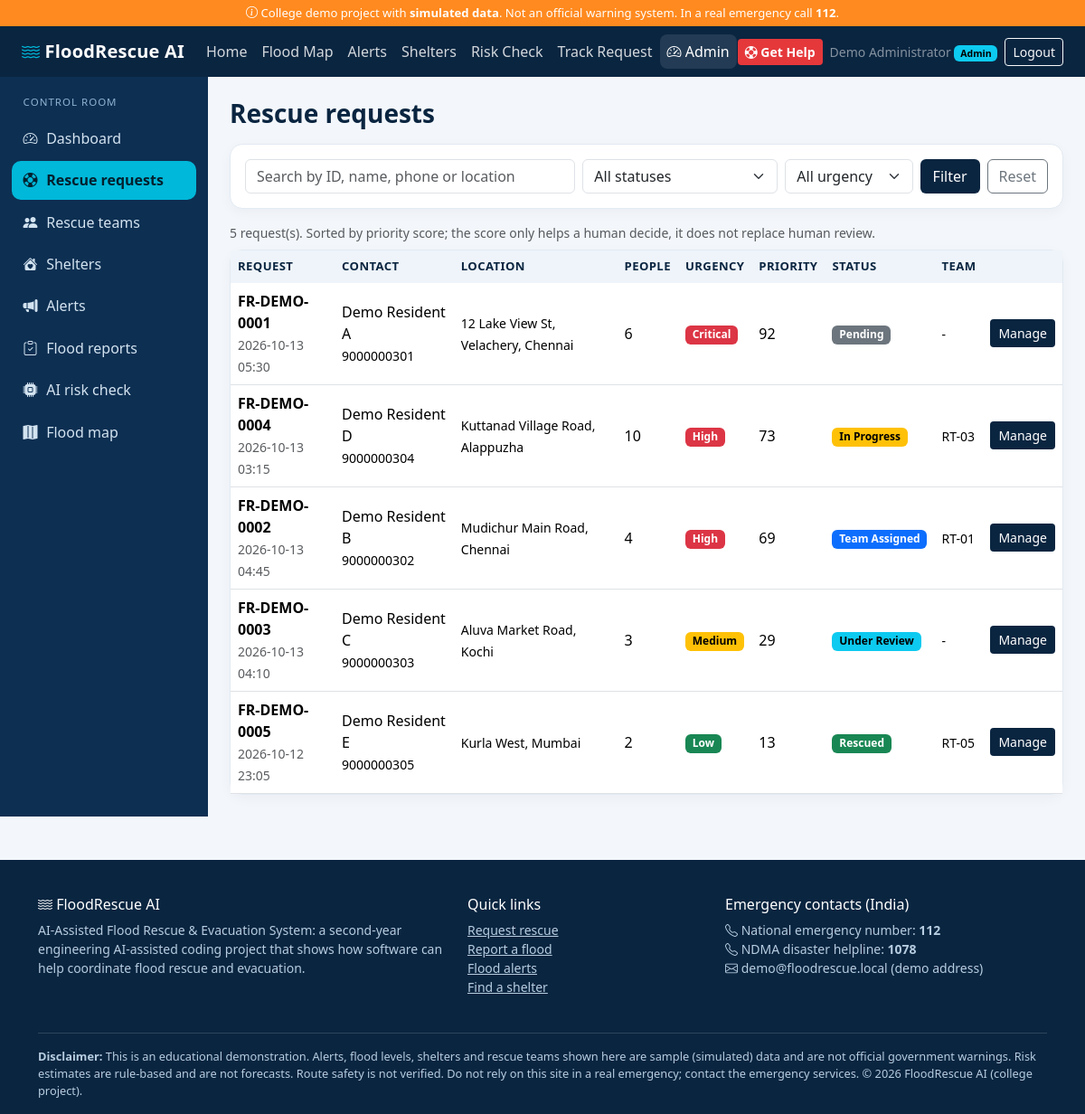
Screenshot of /admin/requests (signed in) with the database file from the repository.
### tables this page shows
CREATE TABLE users (
    id INTEGER PRIMARY KEY AUTOINCREMENT,
    name TEXT NOT NULL,
    email TEXT NOT NULL UNIQUE,
    phone TEXT NOT NULL,
    password_hash TEXT NOT NULL,
    role TEXT NOT NULL DEFAULT 'user',
    created_at TEXT NOT NULL
);

CREATE TABLE rescue_requests (
    id INTEGER PRIMARY KEY AUTOINCREMENT,
    request_id TEXT NOT NULL UNIQUE,
    user_id INTEGER,
    name TEXT NOT NULL,
    phone TEXT NOT NULL,
    location TEXT NOT NULL,
    latitude REAL,
    longitude REAL,
    people_count INTEGER NOT NULL,
    description TEXT NOT NULL,
    urgency TEXT NOT NULL,
    special_needs TEXT,
    priority_score INTEGER NOT NULL DEFAULT 0,
    is_urgent INTEGER NOT NULL DEFAULT 0,
    status TEXT NOT NULL DEFAULT 'Pending',
    team_id INTEGER REFERENCES rescue_teams(id),
    created_at TEXT NOT NULL,
    updated_at TEXT NOT NULL
);

CREATE TABLE rescue_teams (
    id INTEGER PRIMARY KEY AUTOINCREMENT,
    team_code TEXT NOT NULL UNIQUE,
    name TEXT NOT NULL,
    leader TEXT NOT NULL,
    phone TEXT NOT NULL,
    members INTEGER NOT NULL DEFAULT 5,
    base_location TEXT,
    status TEXT NOT NULL DEFAULT 'Available'
);

### app.py (the view)
@app.route("/admin/requests")
@admin_required
def rescue_management():
    q = request.args.get("q", "").strip()
    status = request.args.get("status", "")
    urgency = request.args.get("urgency", "")
    sql = ("SELECT r.*, t.name AS team_name, t.team_code FROM rescue_requests r "
           "LEFT JOIN rescue_teams t ON r.team_id=t.id WHERE 1=1")
    args = []
    if q:
        sql += " AND (r.request_id LIKE ? OR r.name LIKE ? OR r.location LIKE ? OR r.phone LIKE ?)"
        args += [f"%{q}%"] * 4
    if status in STATUSES:
        sql += " AND r.status=?"
        args.append(status)
    if urgency in URGENCY_LEVELS:
        sql += " AND r.urgency=?"
        args.append(urgency)
    sql += (" ORDER BY CASE WHEN r.status IN ('Rescued','Closed') THEN 1 ELSE 0 END, "
            "r.priority_score DESC, r.created_at DESC")
    return render_template("rescue_management.html", requests=query(sql, args), q=q, status=status, urgency=urgency)

### app.py (called while the page is built)
@app.before_request
def load_user_and_check_csrf():
    if "csrf_token" not in session:
        session["csrf_token"] = secrets.token_hex(16)
    g.user = None
    if session.get("user_id"):
        g.user = query("SELECT id,name,email,phone,role FROM users WHERE id=?", (session["user_id"],), one=True)
        if g.user is None:
            session.pop("user_id", None)
    if request.method == "POST":
        token = request.form.get("csrf_token") or request.headers.get("X-CSRF-Token") or ""
        if not secrets.compare_digest(token, session.get("csrf_token", "")):
            abort(400, "Your session expired or the form was invalid. Please reload the page and try again.")

@app.context_processor
def inject_globals():
    return dict(csrf_token=session.get("csrf_token", ""), current_user=g.get("user"),
                STATUSES=STATUSES, URGENCY_LEVELS=URGENCY_LEVELS, year=datetime.now().year)

def admin_required(view):
    @wraps(view)
    def wrapped(*args, **kwargs):
        if g.user is None:
            flash("Please log in as an administrator.", "warning")
            return redirect(url_for("login", next=request.path))
        if g.user["role"] != "admin":
            abort(403)
        return view(*args, **kwargs)
    return wrapped

@app.template_filter("badge")
def badge_filter(value):
    return BADGE_COLORS.get(value, "secondary")

### db.py (called while the page is built)
def get_db():
    if "db" not in g:
        g.db = sqlite3.connect(DB_PATH)
        g.db.row_factory = sqlite3.Row
        g.db.execute("PRAGMA foreign_keys = ON")
    return g.db

def query(sql, args=(), one=False):
    cur = get_db().execute(sql, args)
    rows = cur.fetchall()
    cur.close()
    if one:
        return rows[0] if rows else None
    return rows

### templates/rescue_management.html (shortened to what this page needs)
{% extends "admin_base.html" %}
{% block content %}
<h3 class="mb-3">Rescue requests</h3>
<div class="card mb-3"><div class="card-body">
    <form class="row g-2" method="get">
        <div class="col-md-5"><input class="form-control" name="q" value="{{ q }}" placeholder="Search by ID, name, phone or location"></div>
        <div class="col-md-3"><select class="form-select" name="status"><option value="">All statuses</option>
            {% for s in STATUSES %}<option {{ 'selected' if s == status }}>{{ s }}</option>{% endfor %}</select></div>
        <div class="col-md-2"><select class="form-select" name="urgency"><option value="">All urgency</option>
            {% for u in URGENCY_LEVELS %}<option {{ 'selected' if u == urgency }}>{{ u }}</option>{% endfor %}</select></div>
        <div class="col-md-2 d-flex gap-2"><button class="btn btn-navy flex-fill">Filter</button><a class="btn btn-outline-secondary" href="{{ url_for('rescue_management') }}">Reset</a></div>
    </form>
</div></div>
<div class="small text-muted mb-2">{{ requests|length }} request(s). Sorted by priority score; the score only helps a human decide, it does not replace human review.</div>
<div class="card"><div class="table-responsive"><table class="table table-hover mb-0">
    <thead><tr><th>Request</th><th>Contact</th><th>Location</th><th>People</th><th>Urgency</th><th>Priority</th><th>Status</th><th>Team</th><th></th></tr></thead>
    <tbody>
    {% for r in requests %}
    <tr class="{{ 'row-urgent' if r.is_urgent and r.status not in ('Rescued','Closed') }}">
        <td><b>{{ r.request_id }}</b><br><small class="text-muted">{{ r.created_at }}</small></td>
        <td>{{ r.name }}<br><small>{{ r.phone }}</small></td>
        <td style="max-width:220px"><small>{{ r.location }}</small></td>
        <td>{{ r.people_count }}</td>
        <td><span class="badge text-bg-{{ r.urgency|badge }}">{{ r.urgency }}</span></td>
        <td>{{ r.priority_score }}</td>
        <td><span class="badge text-bg-{{ r.status|badge }}">{{ r.status }}</span></td>
        <td><small>{{ r.team_code or '-' }}</small></td>
        <td><a class="btn btn-sm btn-navy" href="{{ url_for('request_detail', rid=r.request_id) }}">Manage</a></td>
    </tr>
    {% else %}<tr><td colspan="9" class="text-center text-muted py-4">No requests match your filters.</td></tr>{% endfor %}
    </tbody></table></div></div>
{% endblock %}

### templates/base.html (shortened to what this page needs)
<!doctype html>
<html lang="en">
<head>
    <link href="https://cdn.jsdelivr.net/npm/bootstrap@5.3.3/dist/css/bootstrap.min.css" rel="stylesheet">
    <link href="https://cdn.jsdelivr.net/npm/bootstrap-icons@1.11.3/font/bootstrap-icons.min.css" rel="stylesheet">
    <link rel="stylesheet" href="{{ url_for('static', filename='css/style.css') }}">
</head>
<body>
<div class="demo-strip">
    <i class="bi bi-info-circle"></i> College demo project with <b>simulated data</b>. Not an official warning system.
    In a real emergency call <b>112</b>.
</div>
<nav class="navbar navbar-expand-lg site-nav sticky-top">
    <div class="container-fluid px-lg-4">
        <a class="navbar-brand" href="{{ url_for('index') }}"><i class="bi bi-water"></i> FloodRescue AI</a>
        <div class="collapse navbar-collapse" id="mainNav">
            <ul class="navbar-nav me-auto mb-2 mb-lg-0">
                <li class="nav-item"><a class="nav-link {{ 'active' if request.endpoint == 'index' }}" href="{{ url_for('index') }}">Home</a></li>
                <li class="nav-item"><a class="nav-link {{ 'active' if request.endpoint == 'flood_map' }}" href="{{ url_for('flood_map') }}">Flood Map</a></li>
                <li class="nav-item"><a class="nav-link {{ 'active' if request.endpoint == 'alerts' }}" href="{{ url_for('alerts') }}">Alerts</a></li>
                <li class="nav-item"><a class="nav-link {{ 'active' if request.endpoint == 'shelters' }}" href="{{ url_for('shelters') }}">Shelters</a></li>
                <li class="nav-item"><a class="nav-link {{ 'active' if request.endpoint == 'risk_assessment' }}" href="{{ url_for('risk_assessment') }}">Risk Check</a></li>
                <li class="nav-item"><a class="nav-link {{ 'active' if request.endpoint == 'track' }}" href="{{ url_for('track') }}">Track Request</a></li>
                {% if current_user and current_user.role == 'admin' %}
                <li class="nav-item"><a class="nav-link {{ 'active' if request.path.startswith('/admin') or request.endpoint == 'dashboard' }}" href="{{ url_for('dashboard') }}"><i class="bi bi-speedometer2"></i> Admin</a></li>
                {% endif %}
            </ul>
            <div class="d-flex align-items-center gap-2">
                <a class="btn btn-sm btn-help" href="{{ url_for('rescue_request') }}"><i class="bi bi-life-preserver"></i> Get Help</a>
                {% if current_user %}
                <span class="text-white-50 small d-none d-xl-inline">{{ current_user.name }}
                    {% if current_user.role == 'admin' %}<span class="badge text-bg-info">Admin</span>{% endif %}</span>
                <form method="post" action="{{ url_for('logout') }}" class="m-0">
                    <button class="btn btn-sm btn-outline-light">Logout</button>
                </form>
                {% else %}
                <a class="btn btn-sm btn-outline-light" href="{{ url_for('login') }}">Login</a>
                <a class="btn btn-sm btn-cyan" href="{{ url_for('register') }}">Register</a>
                {% endif %}
            </div>
        </div>
    </div>
</nav>
{% block body %}{% block content %}{% endblock %}{% endblock %}
<footer class="site-footer">
    <div class="container">
        <div class="row g-4">
            <div class="col-md-5">
                <h6><i class="bi bi-water"></i> FloodRescue AI</h6>
                <p class="small">AI-Assisted Flood Rescue &amp; Evacuation System: a second-year engineering AI-assisted coding project that
                    shows how software can help coordinate flood rescue and evacuation.</p>
            </div>
            <div class="col-6 col-md-3">
                <h6>Quick links</h6>
                <ul class="list-unstyled small">
                    <li><a href="{{ url_for('rescue_request') }}">Request rescue</a></li>
                    <li><a href="{{ url_for('report_flood') }}">Report a flood</a></li>
                    <li><a href="{{ url_for('alerts') }}">Flood alerts</a></li>
                    <li><a href="{{ url_for('shelters') }}">Find a shelter</a></li>
                </ul>
            </div>
            <div class="col-6 col-md-4">
                <h6>Emergency contacts (India)</h6>
                <ul class="list-unstyled small">
                    <li><i class="bi bi-telephone"></i> National emergency number: <b>112</b></li>
                    <li><i class="bi bi-telephone"></i> NDMA disaster helpline: <b>1078</b></li>
                    <li><i class="bi bi-envelope"></i> demo@floodrescue.local (demo address)</li>
                </ul>
            </div>
        </div>
        <div class="disclaimer">
            <b>Disclaimer:</b> This is an educational demonstration. Alerts, flood levels, shelters and rescue teams shown here are
            sample (simulated) data and are not official government warnings. Risk estimates are rule-based and are not forecasts.
            Route safety is not verified. Do not rely on this site in a real emergency; contact the emergency services.
            &copy; {{ year }} FloodRescue AI (college project).
        </div>
    </div>
</footer>
</body>
</html>

### static/css/style.css (style rules this page uses)
:root { --navy: #0a2540; --navy-2: #123a63; --cyan: #00b8d9; --orange: #ff8a1f; --red: #e5383b; --bg: #f3f7fb; --card-border: #e2eaf2; }
body { background: var(--bg); color: #1d2b3a; font-family: "Segoe UI", system-ui, -apple-system, Roboto, sans-serif; }
h1, h2, h3, h4, h5 { color: var(--navy); font-weight: 700; }
a { color: var(--navy-2); }
.demo-strip { background: var(--orange); color: #fff; font-size: .82rem; text-align: center; padding: .3rem .5rem; }
.site-nav { background: var(--navy); }
.site-nav .navbar-brand { color: #fff; font-weight: 700; letter-spacing: .2px; }
.site-nav .navbar-brand i { color: var(--cyan); }
.site-nav .nav-link { color: rgba(255,255,255,.82); border-radius: 8px; padding: .45rem .8rem; }
.site-nav .nav-link:hover, .site-nav .nav-link.active { color: #fff; background: rgba(255,255,255,.1); }
.btn-help { background: var(--red); color: #fff; font-weight: 600; border: 0; }
.btn-navy { background: var(--navy); color: #fff; }
.card { border: 1px solid var(--card-border); border-radius: 14px; box-shadow: 0 4px 14px rgba(10,37,64,.04); }
.table > :not(caption) > * > * { vertical-align: middle; }
.table thead th { background: #eef4fa; color: var(--navy); font-size: .82rem; text-transform: uppercase; letter-spacing: .4px; border-bottom: 0; }
.row-urgent { background: rgba(229,56,59,.06); }
.site-footer { background: var(--navy); color: #b7cde0; padding: 2.5rem 0 1rem; margin-top: 3rem; }
.site-footer h6 { color: #fff; }
.site-footer a { color: #b7cde0; }
.disclaimer { font-size: .8rem; border-top: 1px solid rgba(255,255,255,.15); margin-top: 1.5rem; padding-top: 1rem; }

### rows the page displays
users: name "Demo Administrator"
rescue_requests: request_id "FR-DEMO-0001", created_at "2026-10-13 05:30", name "Demo Resident A", phone "9000000301", location "12 Lake View St, Velachery, Chennai", people_count "6", urgency "Critical", priority_score "92", status "Pending", team_code "-"
rescue_requests: request_id "FR-DEMO-0004", created_at "2026-10-13 03:15", name "Demo Resident D", phone "9000000304", location "Kuttanad Village Road, Alappuzha", people_count "10", urgency "High", priority_score "73", status "In Progress", team_code "RT-03"
rescue_requests: request_id "FR-DEMO-0002", created_at "2026-10-13 04:45", name "Demo Resident B", phone "9000000302", location "Mudichur Main Road, Chennai", people_count "4", urgency "High", priority_score "69", status "Team Assigned", team_code "RT-01"
rescue_requests: request_id "FR-DEMO-0003", created_at "2026-10-13 04:10", name "Demo Resident C", phone "9000000303", location "Aluva Market Road, Kochi", people_count "3", urgency "Medium", priority_score "29", status "Under Review", team_code "-"
rescue_requests: request_id "FR-DEMO-0005", created_at "2026-10-12 23:05", name "Demo Resident E", phone "9000000305", location "Kurla West, Mumbai", people_count "2", urgency "Low", priority_score "13", status "Rescued", team_code "RT-05"

### other values shown
{{ requests|length }} "5"
